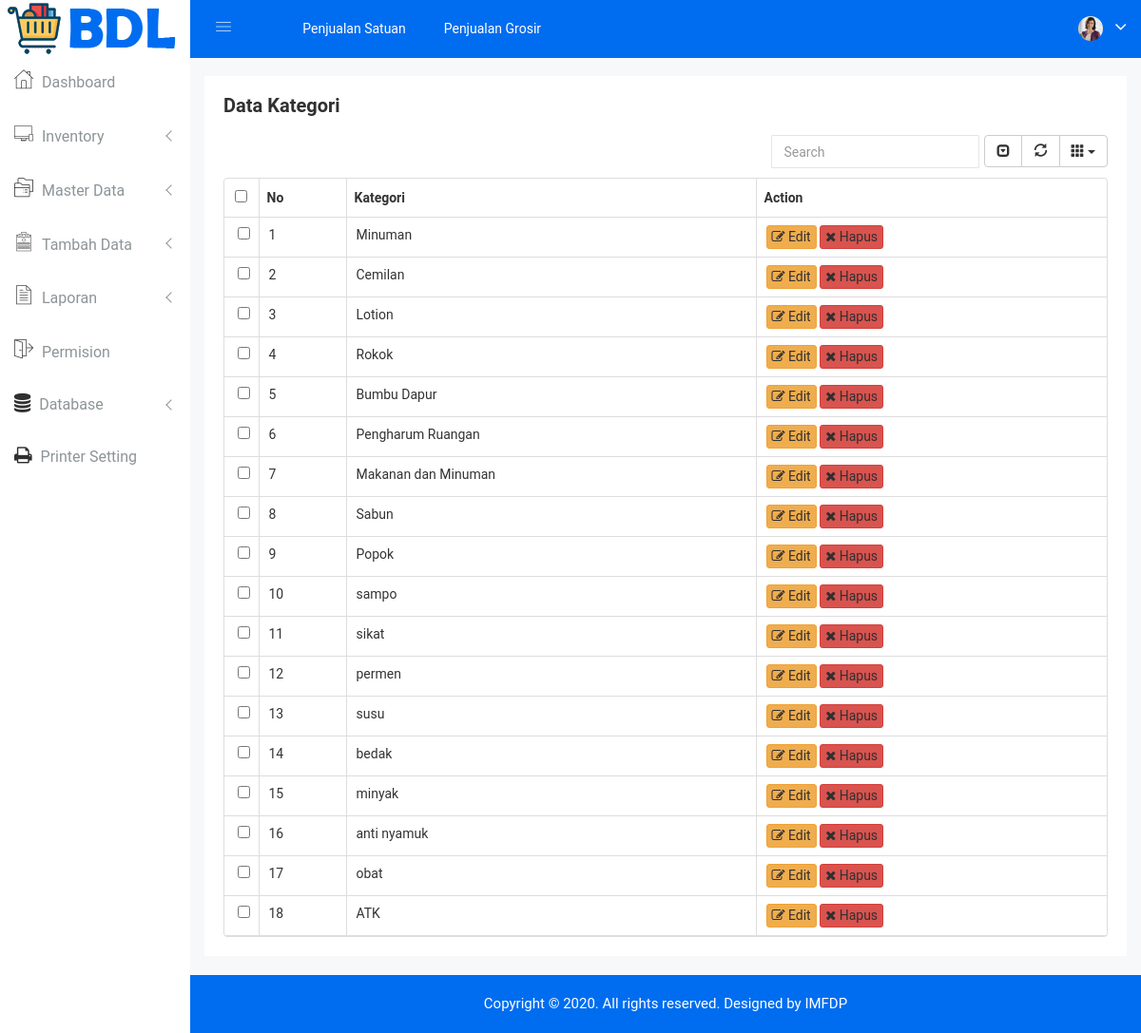
/list-kategori.php (signed in), run on the app's committed database.
### tables this page shows
CREATE TABLE `tbl_kategori` (
  `id_kategori` int(2) NOT NULL AUTO_INCREMENT,
  `kategori` varchar(50) NOT NULL,
  PRIMARY KEY (`id_kategori`)
);

### list-kategori.php (the view, shortened to what this page needs)
<!doctype html>
<html class="no-js" lang="en">
<head>
    <link href="css/font.css" rel="stylesheet">
    <link rel="stylesheet" href="css/bootstrap.min.css">
    <link rel="stylesheet" href="css/font-awesome.min.css">
    <link rel="stylesheet" href="css/owl.carousel.css">
    <link rel="stylesheet" href="css/owl.theme.css">
    <link rel="stylesheet" href="css/owl.transitions.css">
    <link rel="stylesheet" href="css/animate.css">
    <link rel="stylesheet" href="css/normalize.css">
    <link rel="stylesheet" href="css/meanmenu.min.css">
    <link rel="stylesheet" href="css/main.css">
    <link rel="stylesheet" href="css/educate-custon-icon.css">
    <link rel="stylesheet" href="css/morrisjs/morris.css">
    <link rel="stylesheet" href="css/scrollbar/jquery.mCustomScrollbar.min.css">
    <link rel="stylesheet" href="css/metisMenu/metisMenu.min.css">
    <link rel="stylesheet" href="css/metisMenu/metisMenu-vertical.css">
    <link rel="stylesheet" href="css/calendar/fullcalendar.min.css">
    <link rel="stylesheet" href="css/calendar/fullcalendar.print.min.css">
    <link rel="stylesheet" href="css/editor/select2.css">
    <link rel="stylesheet" href="css/editor/datetimepicker.css">
    <link rel="stylesheet" href="css/editor/bootstrap-editable.css">
    <link rel="stylesheet" href="css/editor/x-editor-style.css">
    <link rel="stylesheet" href="css/data-table/bootstrap-table.css">
    <link rel="stylesheet" href="css/data-table/bootstrap-editable.css">
    <link rel="stylesheet" href="css/notifications/Lobibox.min.css">
    <link rel="stylesheet" href="css/notifications/notifications.css">
    <link rel="stylesheet" href="css/modals.css">
    <link rel="stylesheet" href="style.css">
    <link rel="stylesheet" href="css/responsive.css">
</head>
<body>
    <?php include 'assets/sidebar.php' ?>
    <div class="all-content-wrapper">
        <div class="container-fluid">
            <div class="row">
                <div class="col-lg-12 col-md-12 col-sm-12 col-xs-12">
                    <div class="logo-pro">
                        <a href="index.html"><img class="main-logo" src="img/logo/logo.png" alt="" /></a>
                    </div>
                </div>
            </div>
        </div>
        <div class="header-advance-area">
            <?php include 'assets/header-top.php' ?>
        </div>
        <div class="data-table-area mg-b-15">
            <div class="container-fluid">
                <div class="row">
                    <div class="col-lg-12 col-md-12 col-sm-12 col-xs-12">
                        <div class="sparkline13-list">
                            <div class="sparkline13-hd">
                                <div class="main-sparkline13-hd">
                                    <h1>Data <span class="table-project-n">Kategori</span></h1>
                                </div>
                            </div>
                            <div class="sparkline13-graph">
                                <div class="datatable-dashv1-list custom-datatable-overright">
                                    <?php
                                    include 'main/koneksi.php';
                                    $q = mysqli_query($koneksi,"SELECT * FROM tbl_kategori");
                                    ?>
                                    <table id="table" data-toggle="table" data-pagination="false" data-search="true" data-show-columns="true" data-show-pagination-switch="true" data-show-refresh="true" data-key-events="false" data-show-toggle="false" data-resizable="true" data-cookie="true"
                                        data-cookie-id-table="saveId" data-show-export="false" data-click-to-select="true" data-toolbar="#toolbar">
                                        <thead>
                                            <tr>
                                                <th>No</th>
                                                <th data-field="brand" data-editable="false">Kategori</th>
                                                <th data-field="action">Action</th>
                                            </tr>
                                        </thead>
                                        <tbody>
                                            <?php
                                            $no=1;
                                            while ($data = mysqli_fetch_array($q)) {?>
                                            <tr>
                                                <td><?php echo $no++ ?></td>
                                                <td><?php echo $data['kategori'] ?></td>
                                                <td style="text-align:center;">
                                                    <a class="btn btn-xs btn-warning" href="_kategori.php?id=<?php echo $data['id_kategori'] ?>" title="Edit"><span class="fa fa-edit"></span> Edit</a>
                                                    <a class="btn btn-xs btn-danger btnHapus" href="#modalHapus" data-nama="<?php echo $data['kategori'] ?>" data-id="<?php echo $data['id_kategori'] ?>" data-p="kategori" data-toggle="modal" title="Hapus"><span class="fa fa-close"></span> Hapus</a>
                                                </td>
                                            </tr>
                                            <?php } ?>
                                        </tbody>
                                    </table>
                                </div>
                            </div>
                        </div>
                    </div>
                </div>
            </div>
        </div>
        <?php include 'assets/footer.php' ?>
    </div>
</body>
</html>

### css/main.css (style rules this page uses)
html { color: #222; font-size: 1em; line-height: 1.4; }

### data on the page
tbl_kategori: kategori "Minuman"
tbl_kategori: kategori "Cemilan"
tbl_kategori: kategori "Lotion"
tbl_kategori: kategori "Rokok"
tbl_kategori: kategori "Bumbu Dapur"
tbl_kategori: kategori "Pengharum Ruangan"
tbl_kategori: kategori "Makanan dan Minuman"
tbl_kategori: kategori "Sabun"
tbl_kategori: kategori "Popok"
tbl_kategori: kategori "sampo"
tbl_kategori: kategori "sikat"
tbl_kategori: kategori "permen"
tbl_kategori: kategori "susu"
tbl_kategori: kategori "bedak"
tbl_kategori: kategori "minyak"
tbl_kategori: kategori "anti nyamuk"
tbl_kategori: kategori "obat"
tbl_kategori: kategori "ATK"
